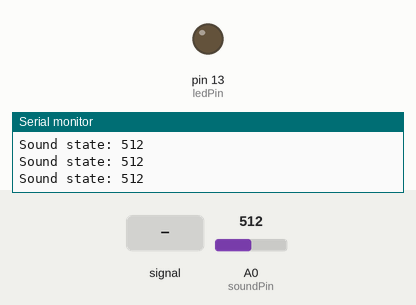
Simulated run of this sketch. Board: Arduino Uno, built with avr-gcc and run on an emulated ATmega328P. On the bench: output pins drawn as LEDs (lit = HIGH), the last lines printed to the serial monitor. The inputs (shaded band) are chosen by the test bench; at power-on: A0 (soundPin) = 512.

Above: at 2.8 s.
2.9 s: A0 (soundPin) fed a 200 Hz sine of ±460 counts around its level
At 4.0 s:
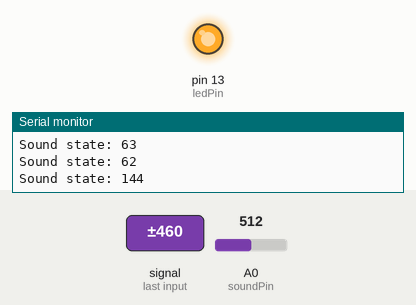
Timing chart, 0 to 11.9 s (numbered marks = the images above; inputs shaded):
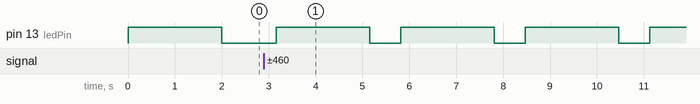

The sketch:

sound_thief.ino
```cpp
const int ledPin = 13;
const int soundPin = A0;
bool triggered = false;

void setup() {
  //pinMode(soundPin, INPUT);
  pinMode(ledPin, OUTPUT);
  digitalWrite(ledPin, LOW);
  Serial.begin(9600);
}

void loop() {
  int soundState = analogRead(soundPin);
  Serial.print("Sound state: ");
  Serial.println(soundState);

  if (soundState >= 85 && !triggered) {
    triggered = true;
    digitalWrite(ledPin, HIGH);
    delay(2000);
    digitalWrite(ledPin, LOW);
  }

  if (soundState < 85) {
    triggered = false; // reset so we can trigger again
  }

  delay(50); // small debounce/cooldown

}
```

Measured:
- after the input at 2.9 s, pin 13 (ledPin): alternates HIGH for 2.0 s and LOW for 0.65 s, starting after 0.26 s
